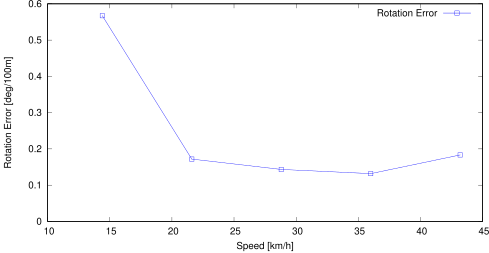

Reproduce this figure in gnuplot.
set term postscript eps enhanced color
set output "05_rs.eps"
set size ratio 0.5
set yrange [0:*]
set xlabel "Speed [km/h]"
set ylabel "Rotation Error [deg/100m]"
plot "05_rs.txt" using ($1*3.6):($2*57.3*100) title 'Rotation Error' lc rgb "#0000FF" pt 4 w linespoints
